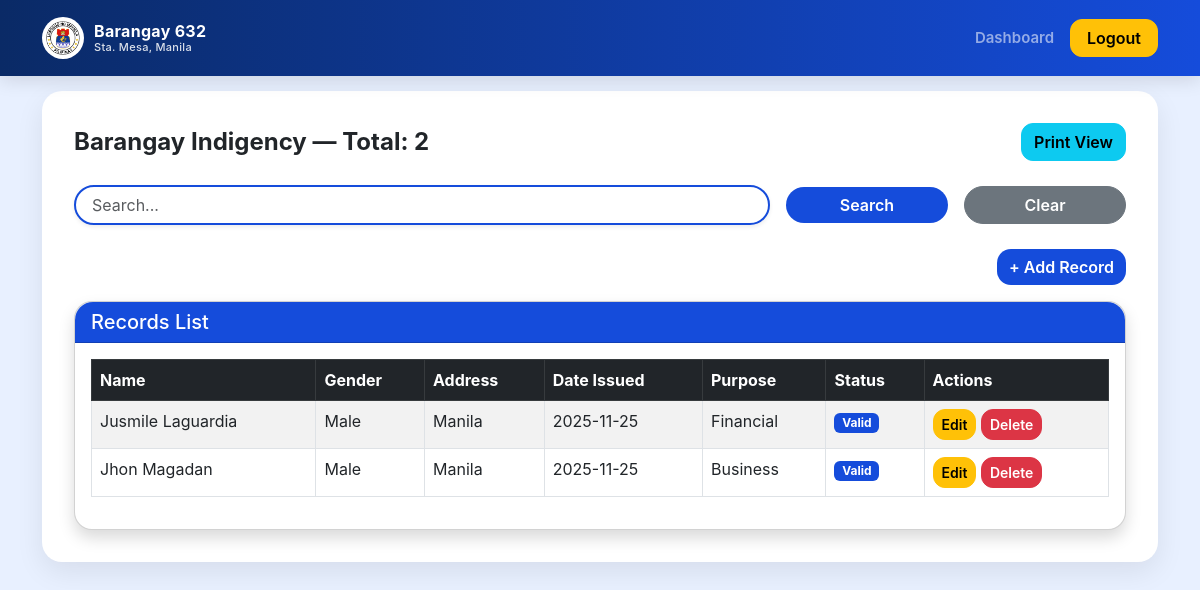
Page /indigency on the earlier database version.
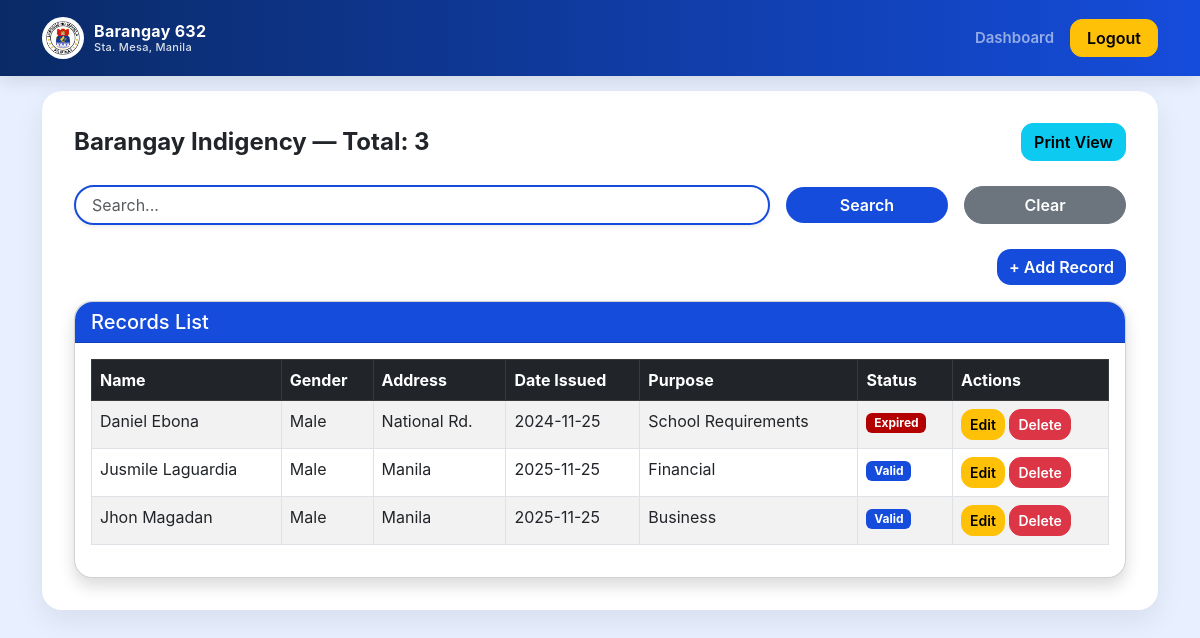
Same page on the later database version.
### models.py (models this page shows)
class Indigency(db.Model):
    id = db.Column(db.Integer, primary_key=True)
    name = db.Column(db.String(200), nullable=False)
    address = db.Column(db.String(300))
    gender = db.Column(db.String(20))
    purpose = db.Column(db.String(300))
    status = db.Column(db.String(50))
    date_issued = db.Column(db.Date)

### app.py (the view, shortened to what this page needs)
        def view_func():
            q = request.args.get("q", "").strip()
            month = request.args.get("month", "")
            year = request.args.get("year", "")
            qry = Model.query
            if month and year and "date_issued" in Model.__table__.columns.keys():
                qry = qry.filter(
                    db.func.strftime("%m", Model.date_issued) == f"{int(month):02d}",
                    db.func.strftime("%Y", Model.date_issued) == year
                )
            records_orm = qry.order_by(Model.id.desc()).all()
            today = datetime.utcnow().date()
            for r in records_orm:
                if hasattr(r, "date_issued") and r.date_issued:
                    months = 12 if "business" in (getattr(r, "purpose", "") or "").lower() else 6
                    expiry = r.date_issued + timedelta(days=30 * months)
                    if hasattr(r, "status"):
                        r.status = "Expired" if today > expiry else "Valid"
            records = [row_to_dict(r, Model) for r in records_orm]
            headers = model_headers(Model)
            fields = make_fields_from_model(Model)
            page = request.args.get("page", 1, type=int)
            per_page = 10
            total = len(records)
            start = (page - 1) * per_page
            end = start + per_page
            page_records = records[start:end]
            class PageObj:
                def __init__(self, page, per_page, total):
                    self.page = page
                    self.per_page = per_page
                    self.total = total
                    self.pages = (total + per_page - 1) // per_page
            page_obj = PageObj(page, per_page, total)
            return render_template(
                template,
                title=title,
                records=page_records,
                page_obj=page_obj,
                q=q,
                month=month,
                year=year,
                route_name=prefix,
                headers=headers,
                fields=fields
            )

### app.py (called while the page is built)
def column_is_date(col):
    return "DATE" in str(col.type).upper() or col.type.__class__.__name__.lower().startswith("date")

def column_is_numeric(col):
    return col.type.__class__.__name__.lower() in ("integer", "bigint", "smallint", "numeric", "float", "decimal")

def model_columns(Model):
    return [c for c in Model.__table__.columns]

def model_headers(Model):
    return [c.name for c in model_columns(Model)]

def row_to_dict(row, Model):
    out = {}
    for c in model_columns(Model):
        val = getattr(row, c.name)
        if isinstance(val, datetime):
            out[c.name] = val.date().isoformat()
        elif hasattr(val, "isoformat") and column_is_date(c) and val is not None:
            try:
                out[c.name] = val.isoformat()
            except:
                out[c.name] = str(val)
        else:
            out[c.name] = val
    return out

### templates/indigency.html (shortened to what this page needs)
{% extends 'record_template.html' %}

### templates/record_template.html (shortened to what the changed rows need)
<!DOCTYPE html>
<html lang="en">
<head>
    <link href="https://cdn.jsdelivr.net/npm/bootstrap@5.3.0/dist/css/bootstrap.min.css" rel="stylesheet">
</head>
<body>
<div class="container mt-3 mb-5">
    <div class="content-wrapper">
        <div class="d-flex justify-content-between align-items-center mb-4">
            <h4 class="fw-bold text-dark mb-0">
                {{ title }} — Total: {{ page_obj.total }}
            </h4>
            <a href="{{ url_for('print_view', rtype=route_name) }}" class="btn btn-info">Print View</a>
        </div>
    <div class="card shadow">
        <div class="card-body">
            {% if records %}
            <div class="table-responsive">
                <table class="table table-bordered table-striped">
                    <thead class="table-dark">
                    <tr>
                        {% for f in fields %}
                            <th>{{ f.name.replace('_',' ')|title }}</th>
                        {% endfor %}
                        {% if 'status' in headers %}
                            <th>Status</th>
                        {% endif %}
                        <th>Actions</th>
                    </tr>
                    </thead>
                    <tbody>
                    {% for r in records %}
                        <tr>
                            {% for f in fields %}
                                <td>{{ r[f.name] }}</td>
                            {% endfor %}
                            {% if 'status' in headers %}
                                <td>
                                    {% if r.status %}
                                        <span class="badge bg-{{ 'danger' if r.status=='Expired' else 'success' }}">
                                            {{ r.status }}
                                        </span>
                                    {% else %} — {% endif %}
                                </td>
                            {% endif %}
                            <td>
                                <a href="{{ url_for('edit_record', rtype=route_name, id=r['id']) }}"
                                   class="btn btn-sm btn-warning">Edit</a>
                                <form action="{{ url_for('delete_record', rtype=route_name, id=r['id']) }}"
                                      method="POST" style="display:inline;">
                                    <button class="btn btn-sm btn-danger"
                                            onclick="return confirm('Delete record?')">Delete</button>
                                </form>
                            </td>
                        </tr>
                    {% endfor %}
                    </tbody>
                </table>
            </div>
            {% else %}
                <div class="alert alert-info">No records found.</div>
            {% endif %}
        </div>
    </div>
</div>
</body>
</html>

Differences in the rows shown:
added Indigency: name "Daniel Ebona" "Male" "National Rd." "2024-11-25" "School Requirements", status "Expired"
Other differences:
{{ page_obj.total }}: "2" → "3"
